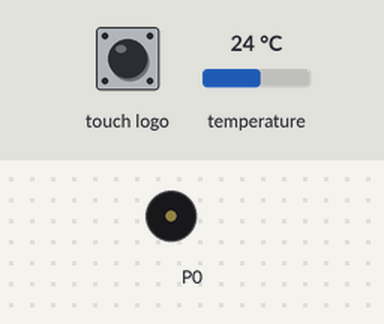
Simulated run of this program. Board: BBC micro:bit (MakeCode). Shown: buzzer (waves = sounding). The test bench sets the inputs (shaded band); at power-on: temperature 24 °C. Data-log rows are listed on the console; what the program prints to the serial console is not drawn.

Above: at 0.5 s.
Timing chart, 0 to 3.0 s (numbered marks = the images above):
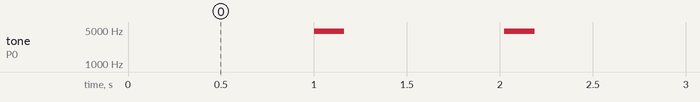

The program:

main.ts
```typescript
datalogger.onLogFull(function () {
    abl = 1
    for (let index = 0; index < 123123; index++) {
        music.play(music.createSoundExpression(WaveShape.Sawtooth, 1023, 1023, 255, 255, 5000, SoundExpressionEffect.None, InterpolationCurve.Linear), music.PlaybackMode.UntilDone)
    }
})
input.onLogoEvent(TouchButtonEvent.LongPressed, function () {
    music.play(music.createSoundExpression(WaveShape.Triangle, 1593, 0, 255, 255, 500, SoundExpressionEffect.None, InterpolationCurve.Linear), music.PlaybackMode.InBackground)
    datalogger.deleteLog()
})
let num = 0
let abl = 0
abl = 0
basic.forever(function () {
    datalogger.mirrorToSerial(true)
    basic.pause(1000)
    if (abl == 1) {

    } else {
        num += 1
        music.play(music.createSoundExpression(WaveShape.Sawtooth, 4672, 4753, 255, 255, 163, SoundExpressionEffect.None, InterpolationCurve.Linear), music.PlaybackMode.InBackground)
        datalogger.log(datalogger.createCV("" + (input.temperature() * 1.8 + 32) + "", input.temperature() * 1.8 + 32))
    }
})
```

test.ts
```typescript
// tests go here; this will not be compiled when this package is used as an extension.
```

Measured:
- by itself, tone on P0: repeats every 1.0 s: 4702 Hz 0.04 s, 4722 Hz 0.04 s, 4742 Hz 0.04 s, silent 0.86 s, 4682 Hz 0.04 s
